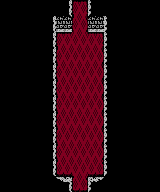

Tiled map render using the project's own tile images. Description and the whole map definition, tile-layer contents included, below:
An orthogonal 20x12 tile map with 8x16 px tiles, 1 tile layer (Tile Layer 1), 3 tilesets.

<map version="1.10" tiledversion="1.11.2" orientation="orthogonal" renderorder="right-down" width="20" height="12" tilewidth="8" tileheight="16" infinite="0" nextlayerid="2" nextobjectid="1">
 <tileset firstgid="1" name="castle_stone" tilewidth="8" tileheight="16" tilecount="20" columns="20">
  <image source="../gfx/tiles/castle_stone.png" width="160" height="16" />
 </tileset>
 <tileset firstgid="21" name="castle_tile" tilewidth="8" tileheight="16" tilecount="15" columns="15">
  <image source="../gfx/tiles/castle_tile.png" width="120" height="16" />
 </tileset>
 <tileset firstgid="36" name="castle_carpet" tilewidth="8" tileheight="16" tilecount="11" columns="11">
  <image source="../gfx/tiles/castle_carpet.png" width="88" height="16" />
 </tileset>
 <layer id="1" name="Tile Layer 1" width="20" height="12">
  <data>
   <tile gid="9" />
   <tile gid="9" />
   <tile gid="9" />
   <tile gid="9" />
   <tile gid="9" />
   <tile gid="9" />
   <tile gid="9" />
   <tile gid="9" />
   <tile gid="4" />
   <tile gid="37" />
   <tile gid="39" />
   <tile gid="5" />
   <tile gid="9" />
   <tile gid="9" />
   <tile gid="9" />
   <tile gid="9" />
   <tile gid="9" />
   <tile gid="9" />
   <tile gid="9" />
   <tile gid="9" />
   <tile gid="9" />
   <tile gid="9" />
   <tile gid="9" />
   <tile gid="9" />
   <tile gid="9" />
   <tile gid="9" />
   <tile gid="4" />
   <tile gid="1" />
   <tile gid="1" />
   <tile gid="40" />
   <tile gid="41" />
   <tile gid="1" />
   <tile gid="1" />
   <tile gid="5" />
   <tile gid="9" />
   <tile gid="9" />
   <tile gid="9" />
   <tile gid="9" />
   <tile gid="9" />
   <tile gid="9" />
   <tile gid="9" />
   <tile gid="9" />
   <tile gid="9" />
   <tile gid="9" />
   <tile gid="9" />
   <tile gid="9" />
   <tile gid="4" />
   <tile gid="37" />
   <tile gid="38" />
   <tile gid="36" />
   <tile gid="36" />
   <tile gid="38" />
   <tile gid="39" />
   <tile gid="5" />
   <tile gid="9" />
   <tile gid="9" />
   <tile gid="9" />
   <tile gid="9" />
   <tile gid="9" />
   <tile gid="9" />
   <tile gid="9" />
   <tile gid="9" />
   <tile gid="9" />
   <tile gid="9" />
   <tile gid="9" />
   <tile gid="9" />
   <tile gid="4" />
   <tile gid="40" />
   <tile gid="36" />
   <tile gid="36" />
   <tile gid="36" />
   <tile gid="36" />
   <tile gid="41" />
   <tile gid="5" />
   <tile gid="9" />
   <tile gid="9" />
   <tile gid="9" />
   <tile gid="9" />
   <tile gid="9" />
   <tile gid="9" />
   <tile gid="9" />
   <tile gid="9" />
   <tile gid="9" />
   <tile gid="9" />
   <tile gid="9" />
   <tile gid="9" />
   <tile gid="4" />
   <tile gid="40" />
   <tile gid="36" />
   <tile gid="36" />
   <tile gid="36" />
   <tile gid="36" />
   <tile gid="41" />
   <tile gid="5" />
   <tile gid="9" />
   <tile gid="9" />
   <tile gid="9" />
   <tile gid="9" />
   <tile gid="9" />
   <tile gid="9" />
   <tile gid="9" />
   <tile gid="9" />
   <tile gid="9" />
   <tile gid="9" />
   <tile gid="9" />
   <tile gid="9" />
   <tile gid="4" />
   <tile gid="40" />
   <tile gid="36" />
   <tile gid="36" />
   <tile gid="36" />
   <tile gid="36" />
   <tile gid="41" />
   <tile gid="5" />
   <tile gid="9" />
   <tile gid="9" />
   <tile gid="9" />
   <tile gid="9" />
   <tile gid="9" />
   <tile gid="9" />
   <tile gid="9" />
   <tile gid="9" />
   <tile gid="9" />
   <tile gid="9" />
   <tile gid="9" />
   <tile gid="9" />
   <tile gid="4" />
   <tile gid="40" />
   <tile gid="36" />
   <tile gid="36" />
   <tile gid="36" />
   <tile gid="36" />
   <tile gid="41" />
   <tile gid="5" />
   <tile gid="9" />
   <tile gid="9" />
   <tile gid="9" />
   <tile gid="9" />
   <tile gid="9" />
   <tile gid="9" />
   <tile gid="9" />
   <tile gid="9" />
   <tile gid="9" />
   <tile gid="9" />
   <tile gid="9" />
   <tile gid="9" />
   <tile gid="4" />
   <tile gid="40" />
   <tile gid="36" />
   <tile gid="36" />
   <tile gid="36" />
   <tile gid="36" />
   <tile gid="41" />
   <tile gid="5" />
   <tile gid="9" />
   <tile gid="9" />
   <tile gid="9" />
   <tile gid="9" />
   <tile gid="9" />
   <tile gid="9" />
   <tile gid="9" />
   <tile gid="9" />
   <tile gid="9" />
   <tile gid="9" />
   <tile gid="9" />
   <tile gid="9" />
   <tile gid="4" />
   <tile gid="40" />
   <tile gid="36" />
   <tile gid="36" />
   <tile gid="36" />
   <tile gid="36" />
   <tile gid="41" />
   <tile gid="5" />
   <tile gid="9" />
   <tile gid="9" />
   <tile gid="9" />
   <tile gid="9" />
   <tile gid="9" />
   <tile gid="9" />
   <tile gid="9" />
   <tile gid="9" />
   <tile gid="9" />
   <tile gid="9" />
   <tile gid="9" />
   <tile gid="9" />
   <tile gid="4" />
   <tile gid="40" />
   <tile gid="36" />
   <tile gid="36" />
   <tile gid="36" />
   <tile gid="36" />
   <tile gid="41" />
   <tile gid="5" />
   <tile gid="9" />
   <tile gid="9" />
   <tile gid="9" />
   <tile gid="9" />
   <tile gid="9" />
   <tile gid="9" />
   <tile gid="9" />
   <tile gid="9" />
   <tile gid="9" />
   <tile gid="9" />
   <tile gid="9" />
   <tile gid="9" />
   <tile gid="4" />
   <tile gid="42" />
   <tile gid="43" />
   <tile gid="36" />
   <tile gid="36" />
   <tile gid="43" />
   <tile gid="44" />
   <tile gid="5" />
   <tile gid="9" />
   <tile gid="9" />
   <tile gid="9" />
   <tile gid="9" />
   <tile gid="9" />
   <tile gid="9" />
   <tile gid="9" />
   <tile gid="9" />
   <tile gid="9" />
   <tile gid="9" />
   <tile gid="9" />
   <tile gid="9" />
   <tile gid="9" />
   <tile gid="10" />
   <tile gid="8" />
   <tile gid="42" />
   <tile gid="44" />
   <tile gid="6" />
   <tile gid="11" />
   <tile gid="9" />
   <tile gid="9" />
   <tile gid="9" />
   <tile gid="9" />
   <tile gid="9" />
   <tile gid="9" />
   <tile gid="9" />
  </data>
 </layer>
</map>
